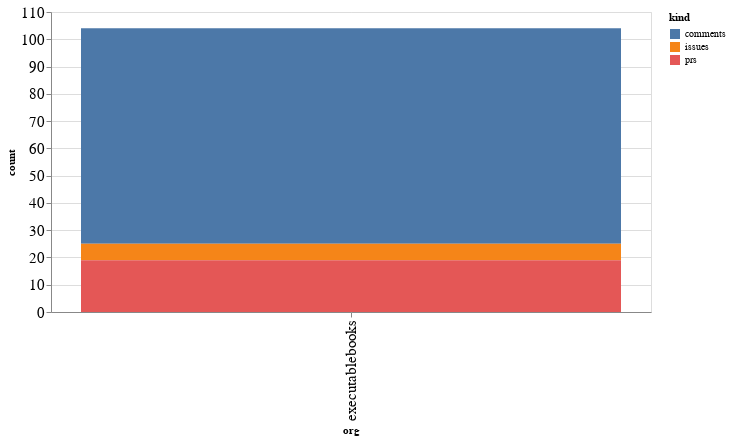

This figure's notebook cell:
### Code cell
alt.Chart(org_summaries, width=600).mark_bar().encode(
    x='org',
    y='count',
    color='kind',
    tooltip="org"
)

### Figure 1 — Vega-Lite specification as saved in the notebook (floating-point values rounded to 4 significant figures)
{"config": {"axisLeft": {"labelFontSize": 15}, "axisBottom": {"labelFontSize": 15}}, "data": {"name": "data-eb6a975074f8e14d616d378bff17ff55"}, "mark": "bar", "encoding": {"color": {"type": "nominal", "field": "kind"}, "tooltip": {"type": "nominal", "field": "org"}, "x": {"type": "nominal", "field": "org"}, "y": {"type": "quantitative", "field": "count"}}, "width": 600, "$schema": "https://vega.github.io/schema/vega-lite/v4.8.1.json", "datasets": {"data-eb6a975074f8e14d616d378bff17ff55": [{"org": "executablebooks", "kind": "comments", "count": 79}, {"org": "executablebooks", "kind": "issues", "count": 6}, {"org": "executablebooks", "kind": "prs", "count": 19}]}}
